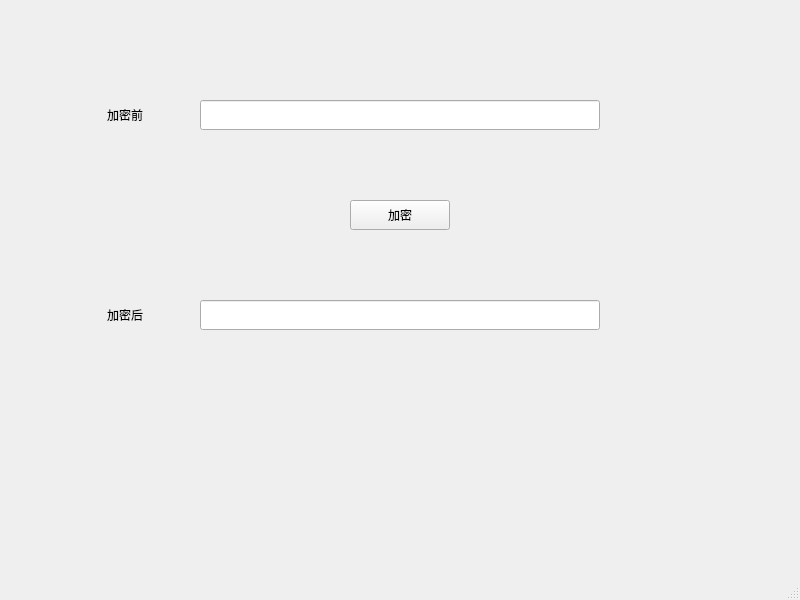
<?xml version="1.0" encoding="UTF-8"?>
<ui version="4.0">
 <class>MainWindow</class>
 <widget class="QMainWindow" name="MainWindow">
  <property name="geometry">
   <rect>
    <x>0</x>
    <y>0</y>
    <width>800</width>
    <height>600</height>
   </rect>
  </property>
  <property name="windowTitle">
   <string>MainWindow</string>
  </property>
  <widget class="QWidget" name="centralwidget">
   <widget class="QLineEdit" name="lineEdit">
    <property name="geometry">
     <rect>
      <x>200</x>
      <y>100</y>
      <width>400</width>
      <height>30</height>
     </rect>
    </property>
   </widget>
   <widget class="QPushButton" name="pushButton">
    <property name="geometry">
     <rect>
      <x>350</x>
      <y>200</y>
      <width>100</width>
      <height>30</height>
     </rect>
    </property>
    <property name="text">
     <string>加密</string>
    </property>
   </widget>
   <widget class="QLineEdit" name="lineEdit_2">
    <property name="geometry">
     <rect>
      <x>200</x>
      <y>300</y>
      <width>400</width>
      <height>30</height>
     </rect>
    </property>
   </widget>
   <widget class="QLabel" name="label">
    <property name="geometry">
     <rect>
      <x>100</x>
      <y>100</y>
      <width>50</width>
      <height>30</height>
     </rect>
    </property>
    <property name="lineWidth">
     <number>1</number>
    </property>
    <property name="text">
     <string>加密前</string>
    </property>
    <property name="textFormat">
     <enum>Qt::AutoText</enum>
    </property>
    <property name="alignment">
     <set>Qt::AlignCenter</set>
    </property>
   </widget>
   <widget class="QLabel" name="label_2">
    <property name="geometry">
     <rect>
      <x>100</x>
      <y>300</y>
      <width>50</width>
      <height>30</height>
     </rect>
    </property>
    <property name="text">
     <string>加密后</string>
    </property>
    <property name="alignment">
     <set>Qt::AlignCenter</set>
    </property>
   </widget>
  </widget>
  <widget class="QMenuBar" name="menubar">
   <property name="geometry">
    <rect>
     <x>0</x>
     <y>0</y>
     <width>800</width>
     <height>23</height>
    </rect>
   </property>
  </widget>
  <widget class="QStatusBar" name="statusbar"/>
 </widget>
 <resources/>
 <connections>
  <connection>
   <sender>pushButton</sender>
   <signal>clicked()</signal>
   <receiver>MainWindow</receiver>
   <slot>entrypt()</slot>
   <hints>
    <hint type="sourcelabel">
     <x>386</x>
     <y>242</y>
    </hint>
    <hint type="destinationlabel">
     <x>262</x>
     <y>573</y>
    </hint>
   </hints>
  </connection>
 </connections>
 <slots>
  <slot>entrypt()</slot>
 </slots>
</ui>
